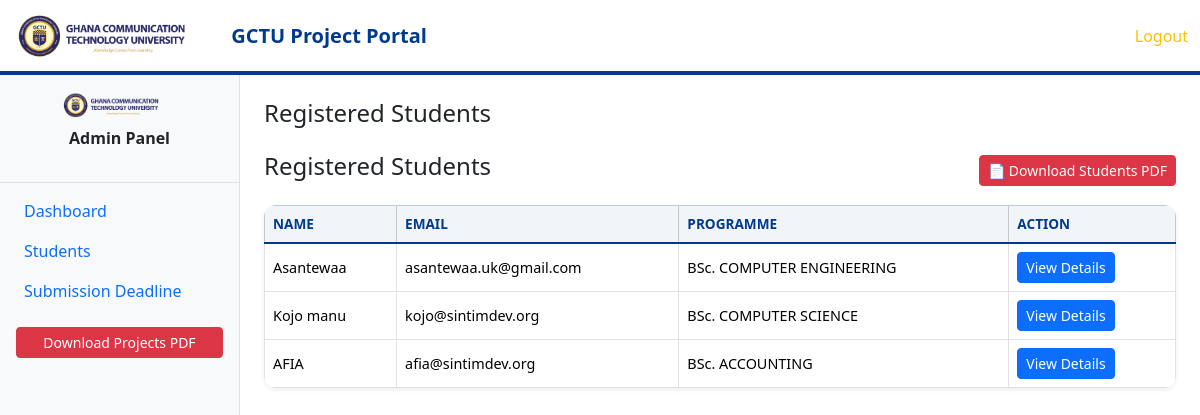
The page /admin/students (signed in) on the database its author committed.
### app.py (models this page shows)
class User(db.Model):
    id = db.Column(db.Integer, primary_key=True)
    name = db.Column(db.String(150), nullable=False)
    email = db.Column(db.String(120), unique=True, nullable=False)
    password = db.Column(db.String(200), nullable=False)
    level = db.Column(db.String(20))
    programme = db.Column(db.String(150))
    department = db.Column(db.String(150))
    session_type = db.Column(db.String(50))
    role = db.Column(db.String(20), default="student")

### app.py (the view)
@app.route("/admin/students")
def admin_students():
    if session.get("role") != "admin":
        return redirect(url_for("login"))
    students = User.query.filter_by(role="student").all()
    return render_template(
        "admin/students.html",
        students=students,
        page="students"
    )

### templates/admin/students.html
{% extends "base.html" %}
{% block content %}
<h4 class="mb-4">Registered Students</h4>       <div class="d-flex justify-content-between align-items-center mb-3">
    <h4>Registered Students</h4>
    <a href="{{ url_for('download_students_pdf') }}"
       class="btn btn-danger btn-sm">
        📄 Download Students PDF
    </a>
</div>
<table class="table table-bordered bg-white shadow-sm">
    <thead class="table-light">
        <tr>
            <th>Name</th>
            <th>Email</th>
            <th>Programme</th>
            <th>Action</th>
        </tr>
    </thead>
    <tbody>
        {% for student in students %}
        <tr>
            <td>{{ student.name }}</td>
            <td>{{ student.email }}</td>
            <td>{{ student.programme }}</td>
            <td>
                <a href="{{ url_for('admin_view_student', user_id=student.id) }}"
                   class="btn btn-sm btn-primary">
                    View Details
                </a>
            </td>
        </tr>
        {% endfor %}
    </tbody>
</table>
{% endblock %}

### static/css/gctu.css (style rules this page uses)
body { background-color: #f4f6f9; font-family: "Segoe UI", sans-serif; color: #1f2937; }
.table { background: #ffffff; border-radius: 12px; overflow: hidden; }
.table thead th { background-color: #f1f5f9; color: #003A8F; font-weight: 700; font-size: 0.85rem; border-bottom: 2px solid #003A8F; text-transform: uppercase; }
.table tbody td { vertical-align: middle; font-size: 0.9rem; }
h1, h2, h3, h4, h5 { color: #003A8F; font-weight: 700; }

### rows shown on the page
User: name "Asantewaa", email "asantewaa.uk@gmail.com", programme "BSc. COMPUTER ENGINEERING"
User: name "Kojo manu", email "kojo@sintimdev.org", programme "BSc. COMPUTER SCIENCE"
User: name "AFIA", email "afia@sintimdev.org", programme "BSc. ACCOUNTING"
